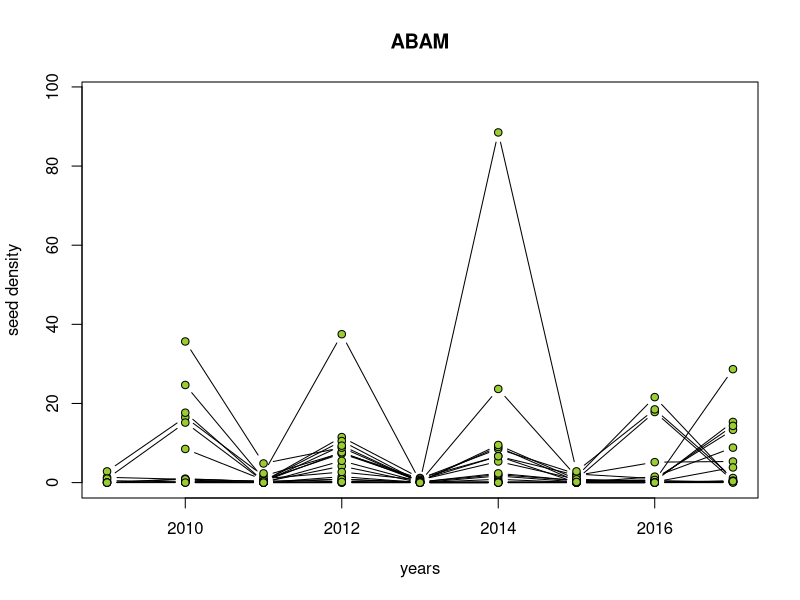
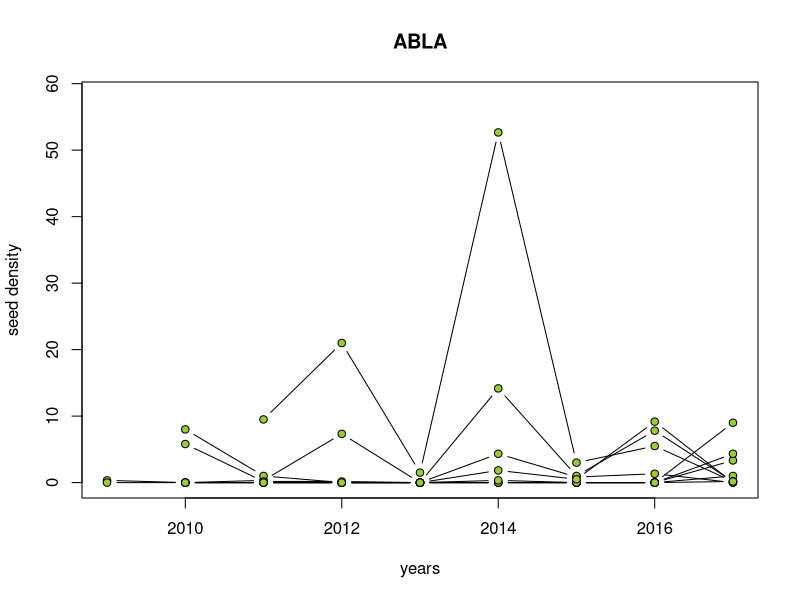
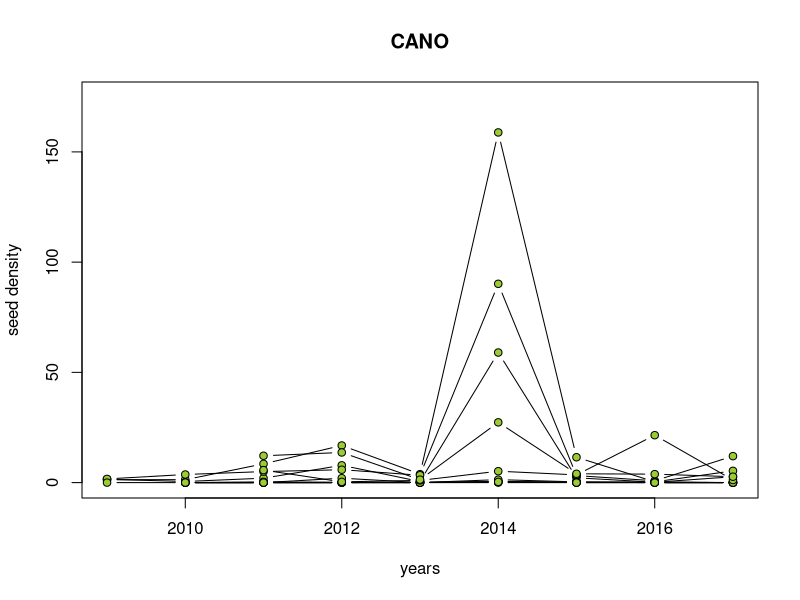
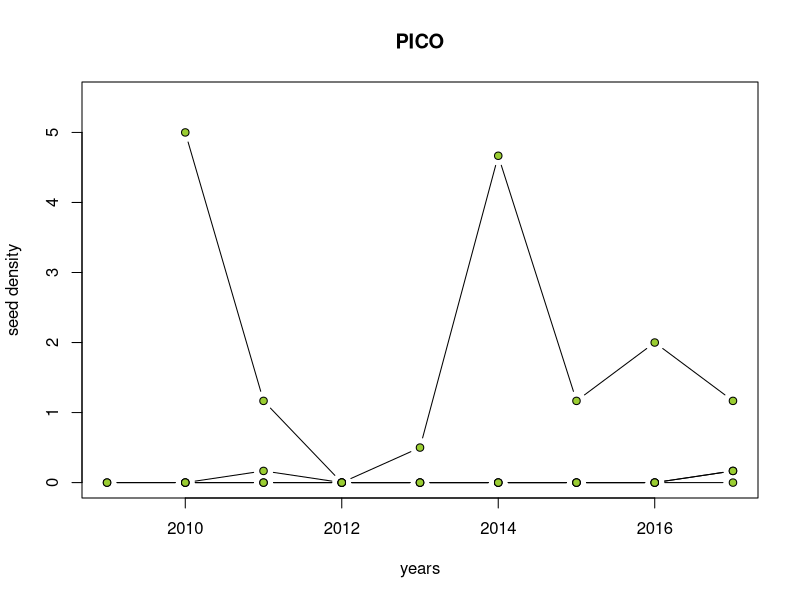
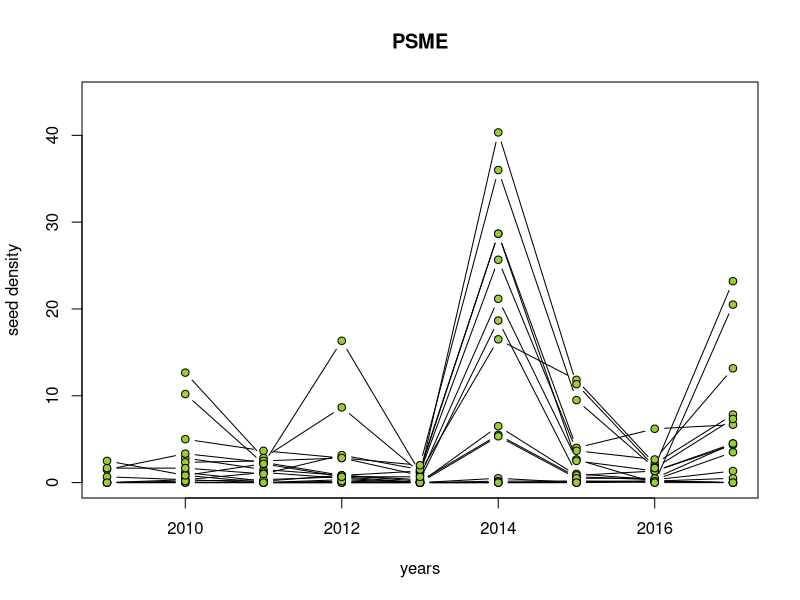
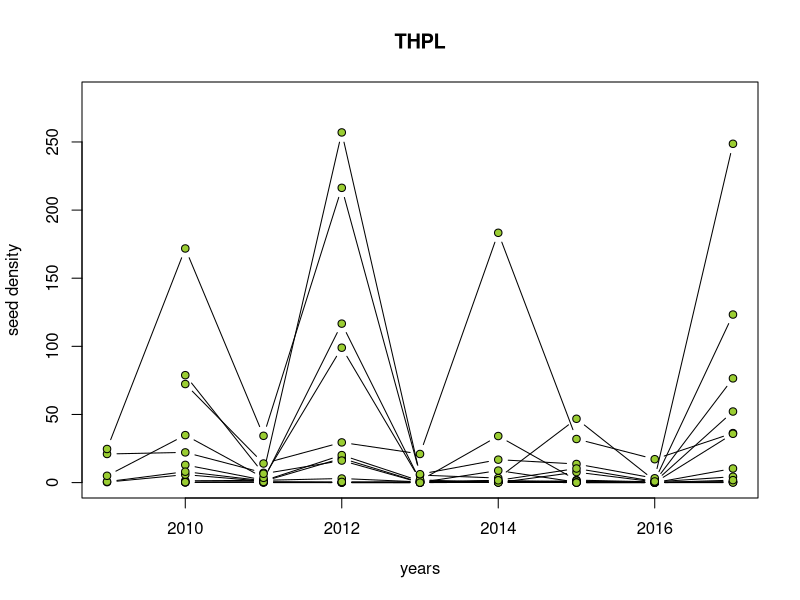
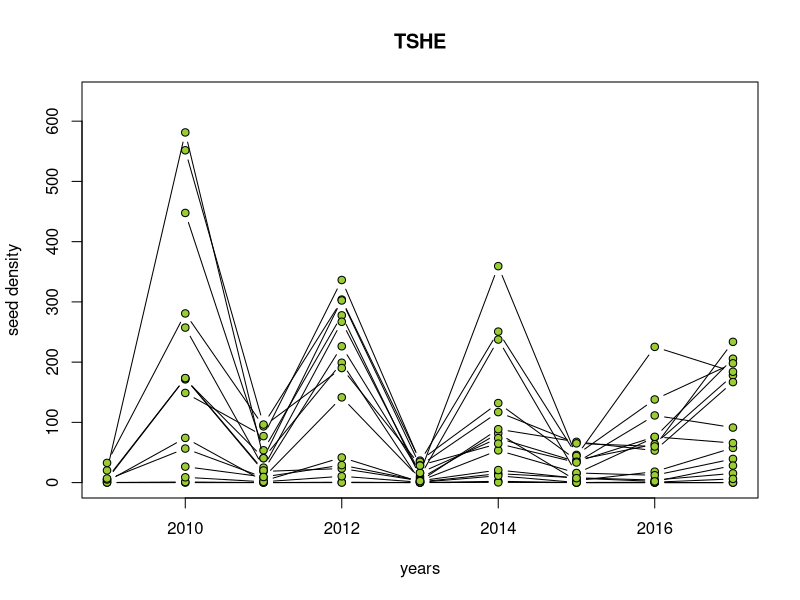
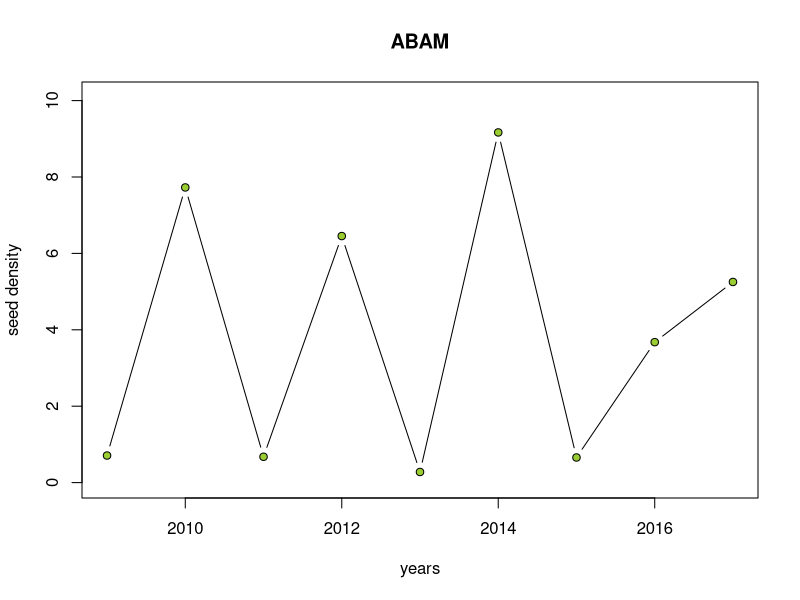

Reproduce these figures in R, in order.
##############################################################
#### Script to analyze seed masting data from Mt. Rainier ####
#### Script created 12/01/2024; last worked on 15/01/2024 ####
##############################################################

#To do
#Add 2018-2023 data (JHRL working on cleaning and merging scripts)
#Some issues with fitting most complicated model - probably b/c some years with 0 seeds
#Assess how to decide which stands to keep (what is enough data?)
#add basal area (per stand) to analysis (how much do stands vary by year)
#how to identify masting? 

###Read in seed data and seed trap size data
###Note - seed data have been cleaned and compiled from individual years
seeds <- read.csv("./data/MORA_cleanseeds_2009-2017.csv", header=TRUE) #seeds
trapsize <- read.csv("./data/MORA_seedtrapinfo_2009-2017.csv", header=TRUE) #trapsizes

###reconfigure trapsize data
trapsize2 <- trapsize[,1:5]
size <- rep(NA, times=dim(trapsize)[1]); year <- size
trapsize2 <- cbind(trapsize[,1:5], year, size)
finaltrap <- c()

for(i in 2009:2017){
  trapsize3 <- trapsize2
  trapsize3[,6] <- rep(i, dim(trapsize2)[1])
  tmpsize <- trapsize[,i-2002]
  trapsize3[,7] <- tmpsize
  finaltrap <- rbind(finaltrap,trapsize3)
}

#Merge size and seed data
seeds_anal <- merge(finaltrap,seeds,by = c("stand","trap","year"))

#Quick analysis by species
#spp <- unique(seeds_anal$species) #all species
spp <- c("ABAM","ABLA","CANO","PICO","PSME","THPL", "TSHE", "TMSE")
stnds <- unique(seeds_anal$stand)

for(i in 1:length(spp)){
  spp_seeds_anal <- seeds_anal[seeds_anal$species==spp[i],]

  #remove stands where the species is never found
  #first identify those stands
  stnds_rm <- c()
  
  for(j in 1:length(stnds)){
    stnd_spp_seeds_anal <- spp_seeds_anal[spp_seeds_anal$stand == stnds[j],]
    if(sum(na.omit(stnd_spp_seeds_anal$filledseeds))==0)
      {stnds_rm <- c(stnds_rm,stnds[j])}
  }
  
  #remove stands with no seeds in any years from dataframe
  if(length(stnds_rm)>15){next}
  
  if(length(stnds_rm)>0){
    for(j in 1:length(stnds_rm)){
      spp_seeds_anal <- spp_seeds_anal[spp_seeds_anal$stand!=stnds_rm[j],]
    }}

    if(sum(na.omit(spp_seeds_anal$filledseeds))<10){next}
    #Now analyzee - ask whether year and site and their interaction matter
    #use a glm with a Poisson distribution, and an offset (trapsize)
    null.mod <- glm(filledseeds ~ 1, family = poisson, offset = size, 
                    data = spp_seeds_anal)
    yr.mod <- glm(filledseeds ~ year, family = poisson, offset = size, 
                  data = spp_seeds_anal)
    stnd.mod <- glm(filledseeds ~ stand, family = poisson, offset = size, 
                    data = spp_seeds_anal)
    yrstnd.mod <- glm(filledseeds ~ year + stand, family = poisson, 
                      offset = size, data = spp_seeds_anal)
    yrxstnd.mod <- glm(filledseeds ~ year*stand, family = poisson, 
                       offset = size, data = spp_seeds_anal)
    
    #Anova table
    print(spp[i])
    AICs <- AIC(null.mod,yr.mod,stnd.mod,yrstnd.mod,yrxstnd.mod)
    print(anova(null.mod,yr.mod,stnd.mod,yrstnd.mod,yrxstnd.mod))
    print(AICs)
    
    #Graph
    # Specify the directory where PNG files will be stored
    output_directory <- "C:/Users/eleop/polybox/phD/PhD/R/Masting_US/Masting/Output/"
    # Create a PNG file for each species
    png(file = paste0(output_directory, "seed_density_", spp[i], ".png"), res = 100)
    #average
    seed_avg <- tapply(spp_seeds_anal$filledseeds, 
                       list(spp_seeds_anal$year,spp_seeds_anal$stand),
                       mean)
    #create a blank plot to add points to
    yrs <- as.numeric(dimnames(seed_avg)[[1]])
    plot(yrs,seed_avg[,1], xlab="years",ylab="seed density",
         type="n", ylim=c(0,1.1*max(na.omit(seed_avg[,]))))
    title(spp[i])
    
    #for loop to add lines for each year
    for(j in 1:dim(seed_avg)[2]){
      points(yrs,seed_avg[,j], type="b", pch=21, bg="yellowgreen")
    }
    # Save the plot as PNG
    dev.off()
}
  
#Second one for species but all sites together
for(i in 1:length(spp)){
  spp_seeds_anal <- seeds_anal[seeds_anal$species==spp[i],]
  
  #remove stands where the species is never found
  #first identify those stands
  stnds_rm <- c()
  
  for(j in 1:length(stnds)){
    stnd_spp_seeds_anal <- spp_seeds_anal[spp_seeds_anal$stand == stnds[j],]
    if(sum(na.omit(stnd_spp_seeds_anal$filledseeds))==0)
    {stnds_rm <- c(stnds_rm,stnds[j])}
  }
  
  #remove stands with no seeds in any years from dataframe
  if(length(stnds_rm)>15){next}
  
  if(length(stnds_rm)>0){
    for(j in 1:length(stnds_rm)){
      spp_seeds_anal <- spp_seeds_anal[spp_seeds_anal$stand!=stnds_rm[j],]
    }}
  
  if(sum(na.omit(spp_seeds_anal$filledseeds))<10){next}
  #Now analyzee - ask whether year and site and their interaction matter
  #use a glm with a Poisson distribution, and an offset (trapsize)
  null.mod <- glm(filledseeds ~ 1, family = poisson, offset = size, 
                  data = spp_seeds_anal)
  yr.mod <- glm(filledseeds ~ year, family = poisson, offset = size, 
                data = spp_seeds_anal)
  stnd.mod <- glm(filledseeds ~ stand, family = poisson, offset = size, 
                  data = spp_seeds_anal)
  yrstnd.mod <- glm(filledseeds ~ year + stand, family = poisson, 
                    offset = size, data = spp_seeds_anal)
  yrxstnd.mod <- glm(filledseeds ~ year*stand, family = poisson, 
                     offset = size, data = spp_seeds_anal)
  
  #Anova table
  print(spp[i])
  AICs <- AIC(null.mod,yr.mod,stnd.mod,yrstnd.mod,yrxstnd.mod)
  print(anova(null.mod,yr.mod,stnd.mod,yrstnd.mod,yrxstnd.mod))
  print(AICs)
  
  #Graph
  # Specify the directory where PNG files will be stored
  output_directory <- "C:/Users/eleop/polybox/phD/PhD/R/Masting_US/Masting/Output/"
  # Create a PNG file for each species
  png(file = paste0(output_directory, "seed_density_2", spp[i], ".png"), res = 100)
  #average
  seed_avg <- tapply(
    spp_seeds_anal$filledseeds,
    spp_seeds_anal$year,
    mean
  )
  #create a blank plot to add points to
  # create a blank plot to add points to
  yrs <- as.numeric(names(seed_avg))
  plot(yrs, seed_avg, xlab = "years", ylab = "seed density",
       type = "n", ylim = c(0, 1.1 * max(na.omit(seed_avg))))
  title(spp[i])
  
  # add points for each year
  points(yrs, seed_avg, type = "b", pch = 21, bg = "yellowgreen")
  
  # Save the plot as PNG
  dev.off()

}






